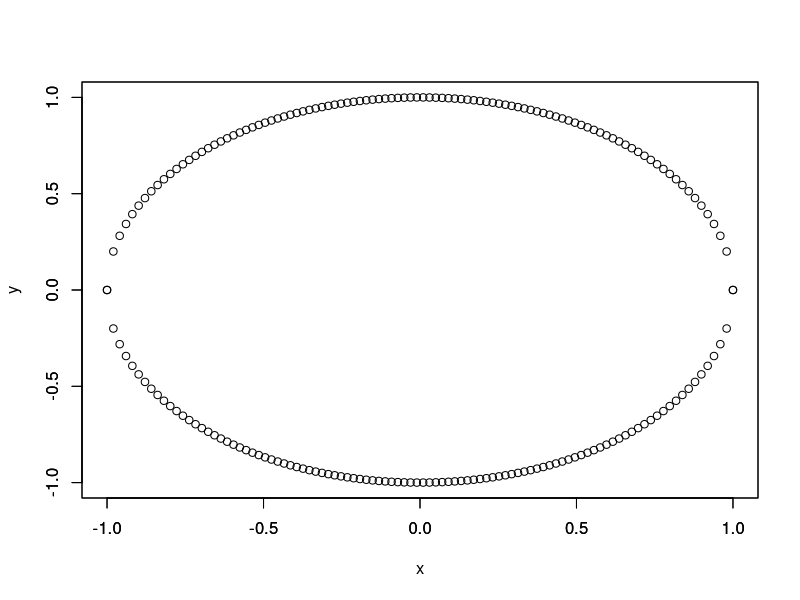
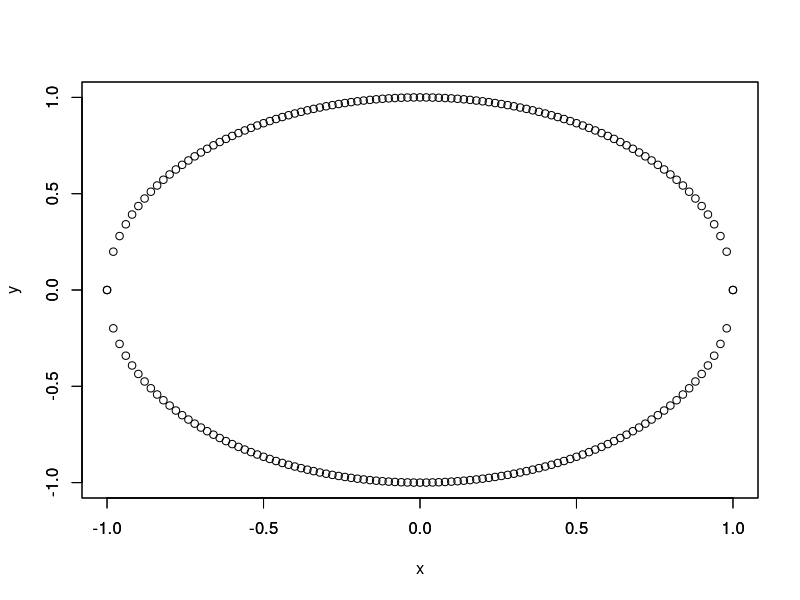
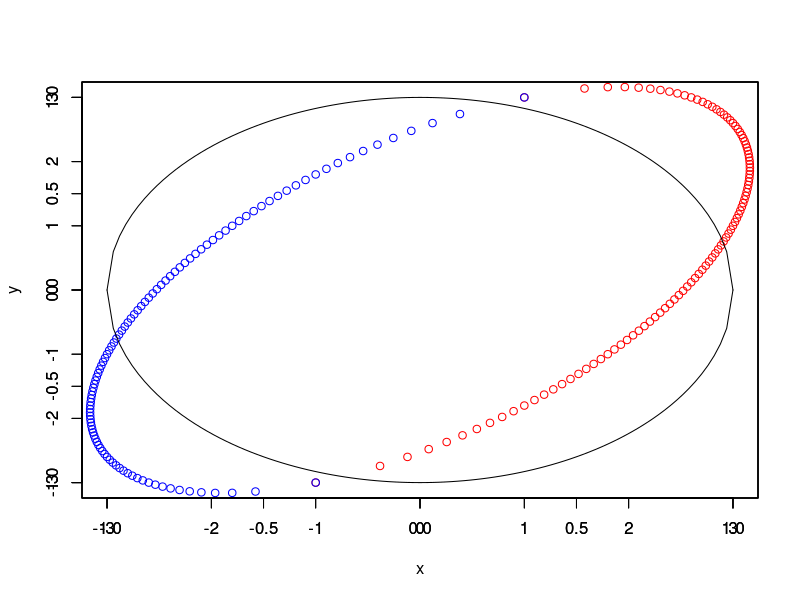
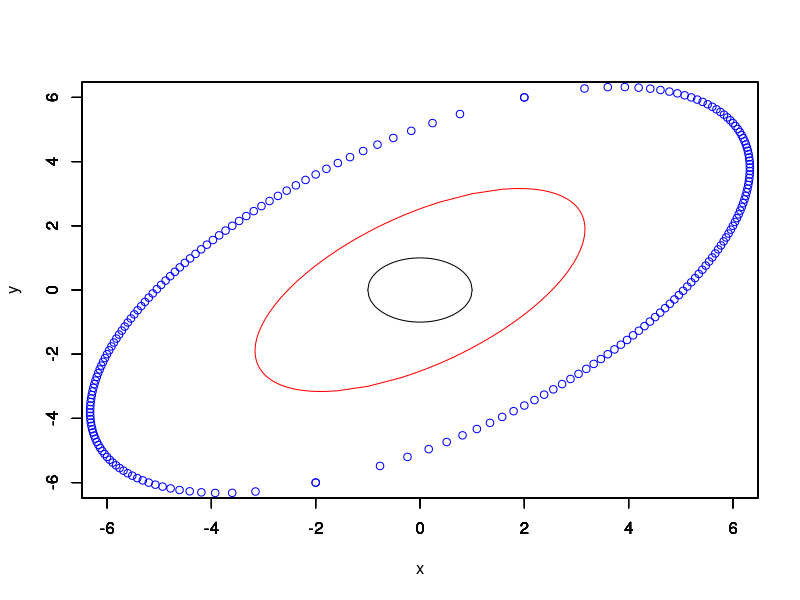
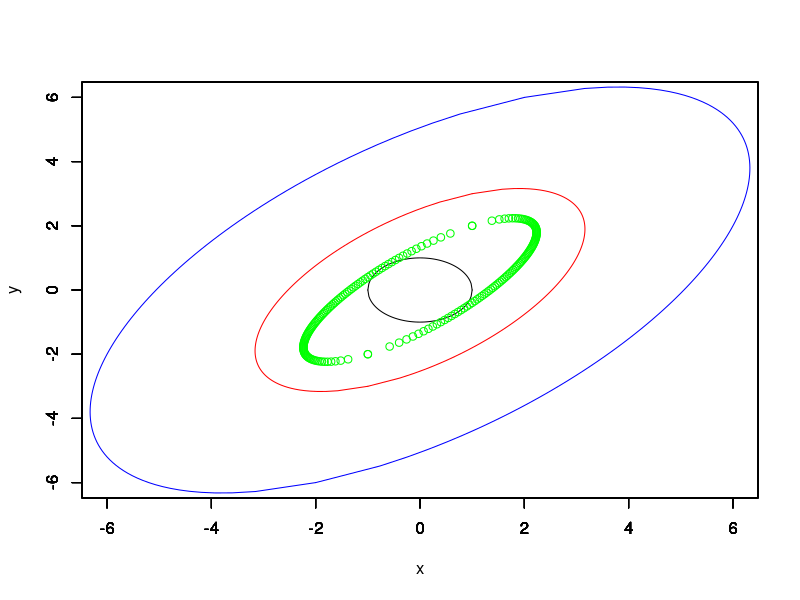

Generate these figures, in order, with R:
## ---- chunk 1
ycir <- function(x){

    y <- sqrt(1 - x^2)

    y
}

sqx <- seq(-1, 1, length.out = 100)

plot(sqx, ycir(sqx),
     xlim = c(-1, 1),
     ylim = c(-1, 1),
     xlab="x",
     ylab="y")
par(new = TRUE)
plot(sqx, -ycir(sqx),
     xlim = c(-1, 1),
     ylim = c(-1, 1), 
     xlab="",
     ylab="")
## ---- chunk 2
x <- seq(-1,1,0.02)
y <- c()
for (i in 1:101) {
  y = c(y,sqrt(1-(x[i])^2))
}
p<-rbind(x,y)

plot(x,y, xlim=c(-1,1), ylim=c(-1,1),
     xlab="x",
     ylab="y")
par(new=T)
plot(x,-y, xlim=c(-1,1), ylim=c(-1,1),
     xlab="",
     ylab="")
## ---- chunk 3
A <- matrix(c(1,3,3,1), nrow=2, ncol=2)
## ---- chunk 4
f <- function(A){
  Im = A%*%p
  return(Im)
}
Im=f(A)

plot(f(A)[1,], f(A)[2,],xlim=c(-3,3), ylim=c(-3,3), col="red", xlab="x", ylab="y")
par(new=TRUE)
plot(-f(A)[1,], -f(A[2,]),xlim=c(-3,3), ylim=c(-3,3), col="blue", xlab="", ylab="")
par(new=T)
plot(x,y, xlim=c(-1,1), ylim=c(-1,1), type="l", xlab="", ylab="")
par(new=TRUE)
plot(x,-y, xlim=c(-1,1), ylim=c(-1,1), type="l", xlab="", ylab="")

## ---- chunk 5
#Autre matrice

B <- rbind(c(2,6), c(6,2))
Im.B <- f(B)

plot(f(A)[1,], f(A)[2,],xlim=c(-6,6), ylim=c(-6,6), col="red",type="l", xlab="x", ylab="y")
par(new=TRUE)
plot(-f(A)[1,], -f(A[2,]),xlim=c(-6,6), ylim=c(-6,6), col="red",type="l", xlab="", ylab="")
par(new=T)
plot(x,y, xlim=c(-6,6), ylim=c(-6,6), type="l", xlab="", ylab="")
par(new=TRUE)
plot(x,-y, xlim=c(-6,6), ylim=c(-6,6), type="l", xlab="", ylab="")
par(new=T)
plot(f(B)[1,], f(B)[2,],xlim=c(-6,6), ylim=c(-6,6), col="blue", xlab="", ylab="")
par(new=TRUE)
plot(-f(B)[1,], -f(B[2,]),xlim=c(-6,6), ylim=c(-6,6), col="blue", xlab="", ylab="")

## ---- chunk 6
C <- rbind(c(1,2),c(2,1))

plot(f(A)[1,], f(A)[2,],xlim=c(-6,6), ylim=c(-6,6), col="red",type="l", xlab="x", ylab="y")
par(new=TRUE)
plot(-f(A)[1,], -f(A[2,]),xlim=c(-6,6), ylim=c(-6,6), col="red",type="l", xlab="", ylab="")
par(new=T)
plot(x,y, xlim=c(-6,6), ylim=c(-6,6), type="l", xlab="", ylab="")
par(new=TRUE)
plot(x,-y, xlim=c(-6,6), ylim=c(-6,6), type="l", xlab="", ylab="")
par(new=T)
plot(f(C)[1,], f(C)[2,],xlim=c(-6,6), ylim=c(-6,6), col="green", xlab="", ylab="")
par(new=TRUE)
plot(-f(C)[1,], -f(C[2,]),xlim=c(-6,6), ylim=c(-6,6), col="green", xlab="", ylab="")
par(new=T)
plot(f(B)[1,], f(B)[2,],xlim=c(-6,6), ylim=c(-6,6), col="blue", type="l", xlab="", ylab="")
par(new=TRUE)
plot(-f(B)[1,], -f(B[2,]),xlim=c(-6,6), ylim=c(-6,6), col="blue", type="l", xlab="", ylab="")
